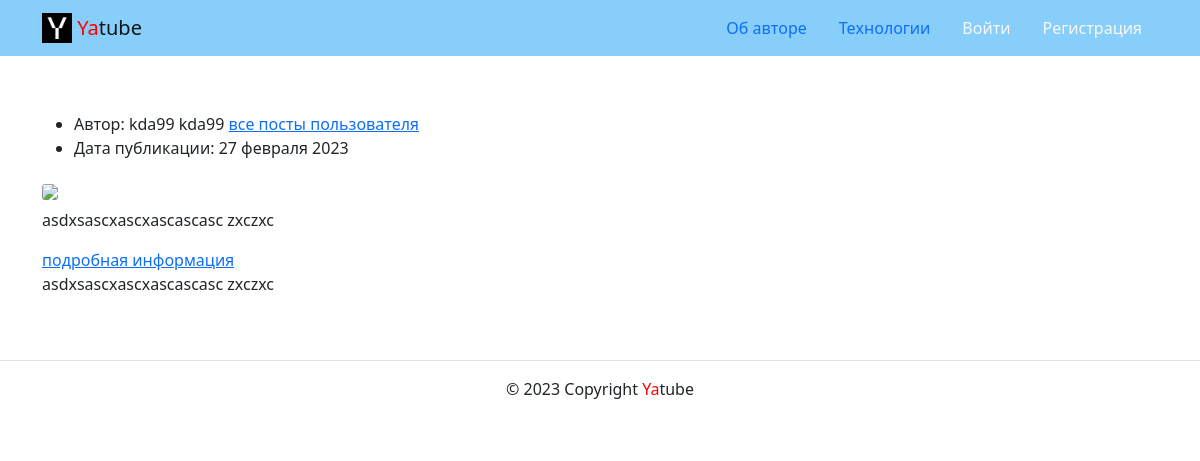
Page /posts/56/ on the earlier database version.
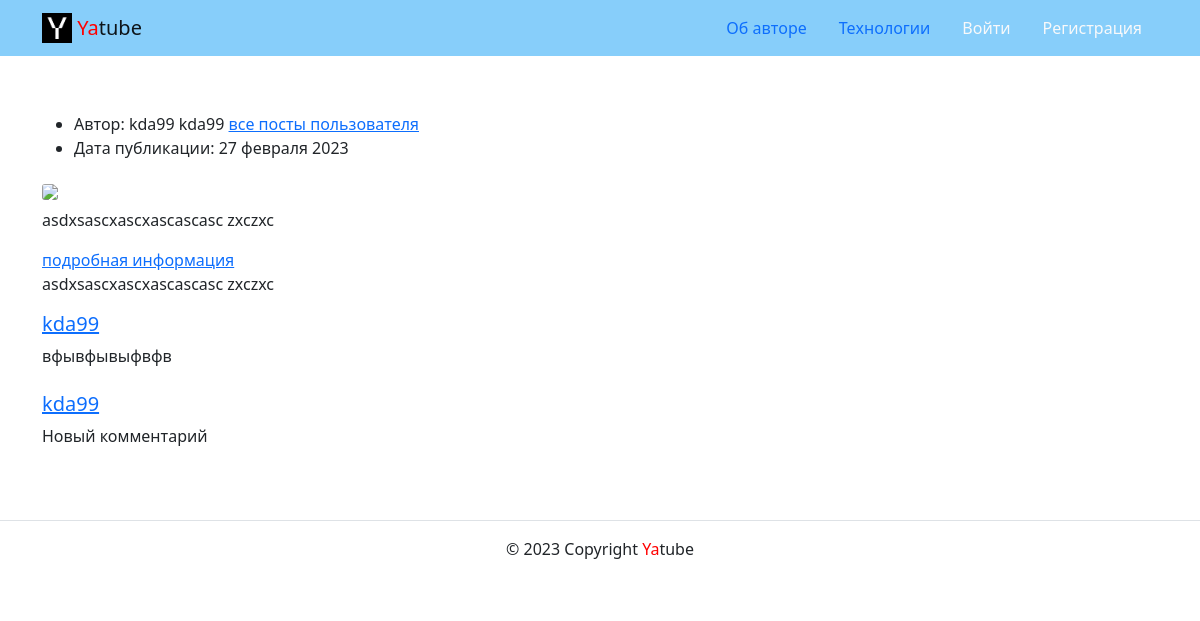
Same page on the later database version.
### posts/models.py (models this page shows, shortened)
class Post(models.Model):
    text = models.TextField(
        'Текст поста',
        help_text='Введите текст поста'
    )
    pub_date = models.DateTimeField(
        'Дата публикации',
        auto_now_add=True
    )
    author = models.ForeignKey(
        User,
        on_delete=models.CASCADE,
        verbose_name='Автор'
    )
    group = models.ForeignKey(
        Group,
        on_delete=models.SET_NULL,
        related_name='posts',
        blank=True,
        null=True,
        verbose_name='Группа',
        help_text='Выберите группу'
    )
    image = models.ImageField(
        'Картинка',
        upload_to='posts/',
        blank=True
    )
    class Meta:
        ordering = ('-pub_date',)
        verbose_name = 'Пост'
        verbose_name_plural = 'Посты'

class Comment(models.Model):
    post = models.ForeignKey(
        Post,
        on_delete=models.CASCADE,
        related_name='comments',
        blank=True,
        null=True,
        verbose_name='Коментарий',
        help_text='Выберите коментарий'
    )
    author = models.ForeignKey(
        User,
        on_delete=models.CASCADE,
        verbose_name='Автор',
        related_name='comments',
    )
    text = models.TextField(
        'Текст комментария',
        help_text='Введите текст комментария'
    )
    created = models.DateTimeField(
        'Дата комментария',
        auto_now_add=True
    )

### posts/views.py (the view)
# urls.py: path('posts/<int:post_id>/', views.post_detail, name='post_detail'),
def post_detail(request, post_id):
    post = get_object_or_404(Post, id=post_id)
    author = post.author
    comments = post.comments.all()
    form = CommentForm()
    context = {
        'post': post,
        'author': author,
        'form': form,
        'comments': comments,
    }
    return render(request, 'posts/post_detail.html', context)

### core/context_processors/year.py (called while the page is built)
def year(request):
    currentYear = datetime.now().year
    return {'year': currentYear}

### templates/posts/post_detail.html (shortened to what this page needs)
{% extends 'base.html' %}
{% load thumbnail %}
{% block content %}
    <article>
      <ul>
        <li>
          Автор: {{ post.author.get_full_name }}
          <a href="{% url 'posts:profile' post.author %}">все посты пользователя</a>
        </li>
        <li>
          Дата публикации: {{ post.pub_date|date:"d E Y" }}
        </li>
      </ul>
      {% thumbnail post.image "960x339" crop="center" upscale=True as im %}
        <img class="card-img my-2" src="{{ im.url }}">
      {% endthumbnail %}
      <p>{{ post.text }}</p>
      <a href="{% url 'posts:post_detail' post.pk %}">подробная информация</a>
    </article>
    <article class="col-12 col-md-9">
      <p>
        {{ post.text|linebreaksbr }}
      </p>
    </article>
        {% include 'includes/comment.html' %}
{% endblock %}

### templates/base.html (shortened to what this page needs)
<!DOCTYPE html>
<html lang="ru">
  <head>
    {% load static %}
    <link rel="stylesheet" href="{% static 'css/bootstrap.min.css' %}">
  </head>
  <body>
    <header>
      {% include 'includes/header.html' %}
    </header>
    <main>
      <div class="container py-5">
      {% block content %}{% endblock %}
      </div>
    </main>
    <footer  class="border-top text-center py-3">
      {% include 'includes/footer.html' %}
    </footer>
  </body>
</html>

### templates/includes/header.html (shortened to what this page needs)
<header>
  <nav class="navbar navbar-light" style="background-color: lightskyblue">
    <div class="container">
      <a class="navbar-brand" href="{% url 'posts:index' %}">
        {% load static %}
        <img src="{% static 'img/logo.png' %}" width="30" height="30" class="d-inline-block align-top" alt="">
        <span style="color:red">Ya</span>tube
      </a>
      <ul class="nav nav-pills">
        {% with request.resolver_match.view_name as view_name %}
        <li class="nav-item">
          <a class="nav-link {% if view_name  == 'about:author' %}active{% endif %}"
             href="{% url 'about:author' %}">Об авторе</a>
        </li>
        <li class="nav-item">
          <a class="nav-link {% if view_name  == 'about:tech' %}active{% endif %}"
             href="{% url 'about:tech' %}">Технологии</a>
        </li>
        {% if request.user.is_authenticated %}
        <li class="nav-item">
          <a class="nav-link{% if view_name  == 'posts:post_create' %}active{% endif %}"
             href="{% url 'posts:post_create' %}">Новая запись</a>
        </li>
        <li class="nav-item">
          <a class="nav-link link-light" href="">Изменить пароль</a>
        </li>
        <li class="nav-item">
          <a class="nav-link link-light {% if view_name  == 'users:logout' %}active{% endif %}"
             href="{% url 'users:logout' %}">Выйти</a>
        </li>
        <li>
          Пользователь: {{ user.username }}
        </li>
        {% else %}
        <li class="nav-item">
          <a class="nav-link link-light {% if view_name  == 'users:login' %}active{% endif %}"
             href="{% url 'users:login' %}">Войти</a>
        </li>
        <li class="nav-item">
          <a class="nav-link link-light {% if view_name  == 'users:signup' %}active{% endif %}"
             href="{% url 'users:signup' %}">Регистрация</a>
        </li>
        {% endif %}
        {% endwith %}
      </ul>
    </div>
  </nav>
</header>

### templates/includes/comment.html (shortened to what this page needs)
{% load user_filters %}
{% for comment in comments %}
  <div class="media mb-4">
    <div class="media-body">
      <h5 class="mt-0">
        <a href="{% url 'posts:profile' comment.author.username %}">
          {{ comment.author.username }}
        </a>
      </h5>
      <p>
        {{ comment.text }}
      </p>
    </div>
  </div>
{% endfor %}

### templates/includes/footer.html
      <p>© {{ year }} Copyright <span style="color:red">Ya</span>tube</p>

Differences in the rows shown:
added Comment: author.username "kda99", text "вфывфывыфвфв"
added Comment: author.username "kda99", text "Новый комментарий"
